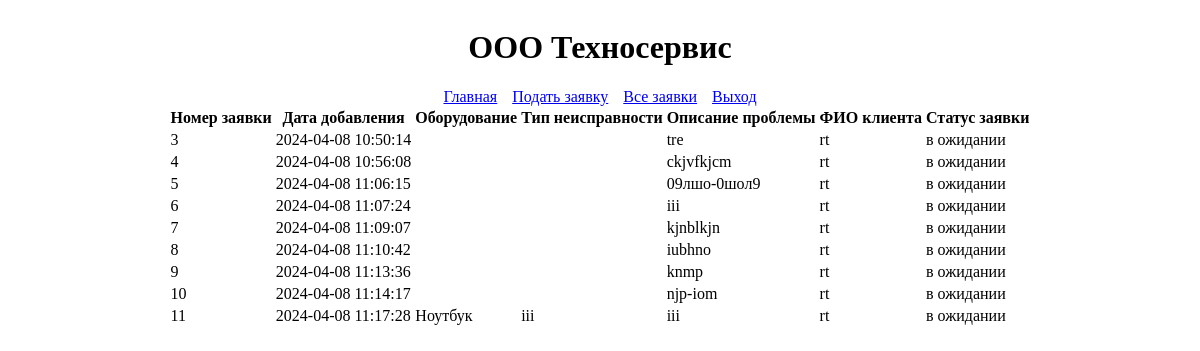
/problems_all.php (signed in), run on the app's committed database.
### tables this page shows
CREATE TABLE `problems` (
  `id` int NOT NULL,
  `date_start` timestamp NOT NULL DEFAULT CURRENT_TIMESTAMP,
  `oborud` varchar(255) NOT NULL,
  `neispravnost` varchar(255) NOT NULL,
  `opisanie` text NOT NULL,
  `fio` varchar(255) NOT NULL,
  `status` set('в ожидании','в работе','выполнено') NOT NULL DEFAULT 'в ожидании',
  `date_end` timestamp NULL DEFAULT NULL,
  `id_user` int DEFAULT NULL,
  `id_worker` int DEFAULT NULL
);

### problems_all.php (the view, shortened to what this page needs)
<!DOCTYPE html>
<html lang="en">
<head>
    <link rel="stylesheet" href="css/style.css">
</head>
<body>
    <header>
        <h1>ООО Техносервис</h1>
    </header>
    <nav>
        <a href="index.php">Главная</a>
        <a href="problems.php">Подать заявку</a>
        <a href="problems_all.php">Все заявки</a>
        <a href="logout.php">Выход</a>
    </nav>
    <main>
        <table>
            <tr>
                <th>Номер заявки</th>
                <th>Дата добавления</th>
                <th>Оборудование</th>
                <th>Тип неисправности</th>
                <th>Описание проблемы</th>
                <th>ФИО клиента</th>
                <th>Статус заявки</th>
            </tr>
<?php
    require_once ("db.php");
    $result=mysqli_query($link, "SELECT * FROM problems WHERE id_user = '$_SESSION[id_user]'");
    while ($row=mysqli_fetch_assoc($result)){
        echo "<tr>
                <td>$row[id]</td>
                <td>$row[date_start]</td>
                <td>$row[oborud]</td>
                <td>$row[neispravnost]</td>
                <td>$row[opisanie]</td>
                <td>$row[fio]</td>
                <td>$row[status]</td>
                </tr>";
    }
?>
    </main>
</body>
</html>

### style.css (style rules this page uses)
* { font-family: Verdana; }
header { display: flex; align-items: center; justify-content: center; }
nav { display: flex; align-items: center; justify-content: center; gap: 15px; }
main { display: flex; align-items: center; justify-content: center; flex-direction: column; gap: 15px; }

### data on the page
problems: id "3", date_start "2024-04-08 10:50:14", opisanie "tre", fio "rt", status "в ожидании"
problems: id "4", date_start "2024-04-08 10:56:08", opisanie "ckjvfkjcm", fio "rt", status "в ожидании"
problems: id "5", date_start "2024-04-08 11:06:15", opisanie "09лшо-0шол9", fio "rt", status "в ожидании"
problems: id "6", date_start "2024-04-08 11:07:24", opisanie "iii", fio "rt", status "в ожидании"
problems: id "7", date_start "2024-04-08 11:09:07", opisanie "kjnblkjn", fio "rt", status "в ожидании"
problems: id "8", date_start "2024-04-08 11:10:42", opisanie "iubhno", fio "rt", status "в ожидании"
problems: id "9", date_start "2024-04-08 11:13:36", opisanie "knmp", fio "rt", status "в ожидании"
problems: id "10", date_start "2024-04-08 11:14:17", opisanie "njp-iom", fio "rt", status "в ожидании"
problems: id "11", date_start "2024-04-08 11:17:28", oborud "Ноутбук", neispravnost "iii", opisanie "iii", fio "rt", status "в ожидании"
